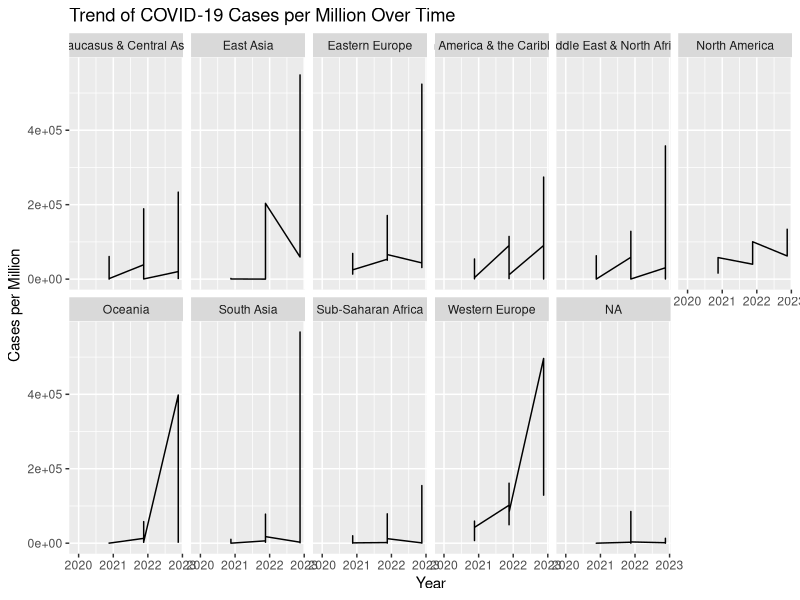
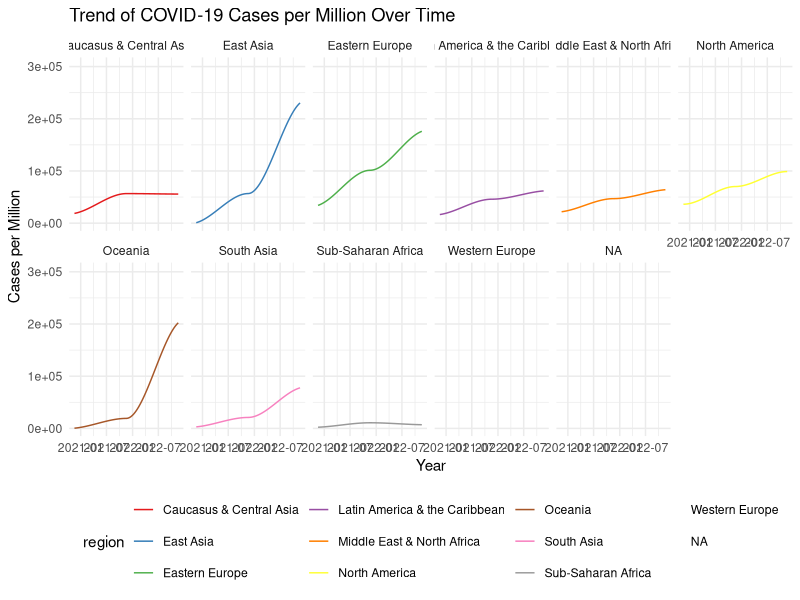
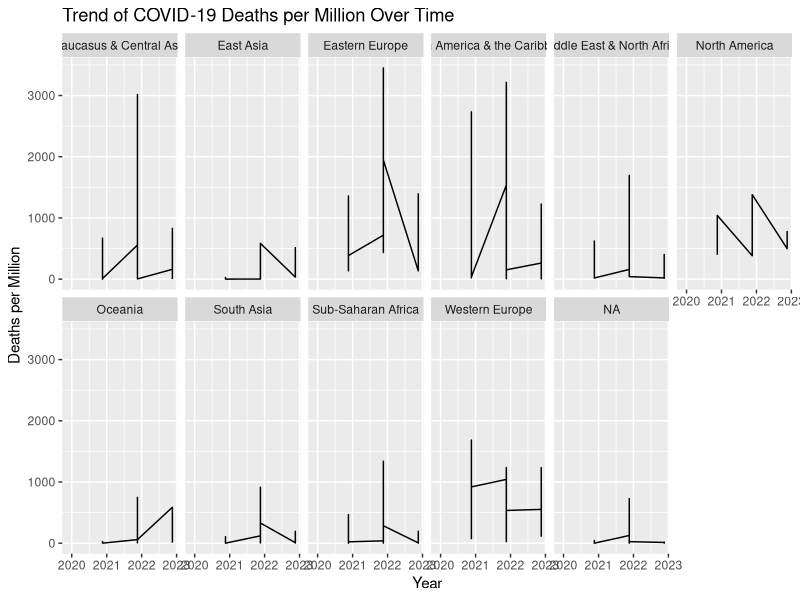
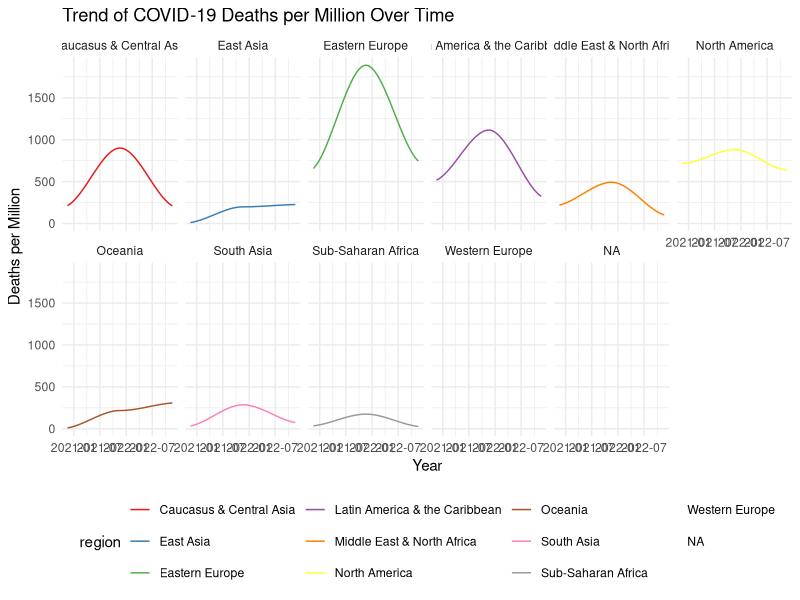
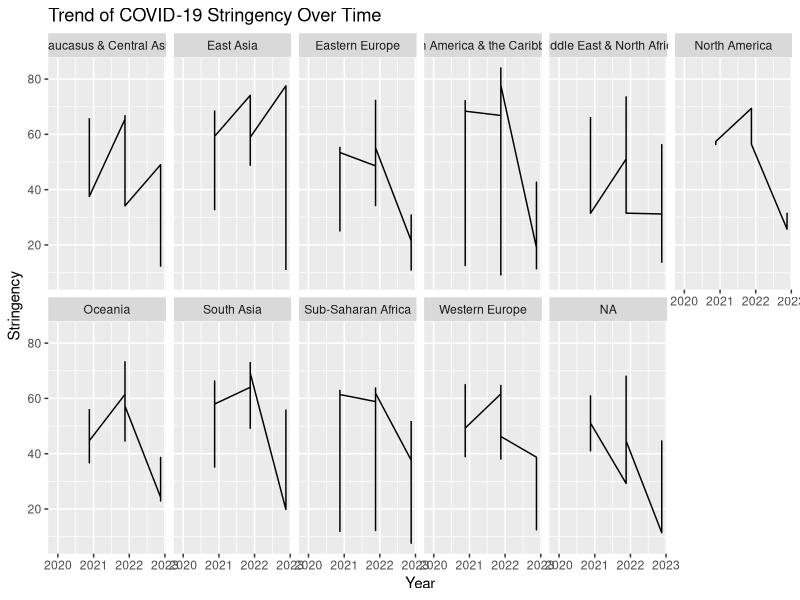
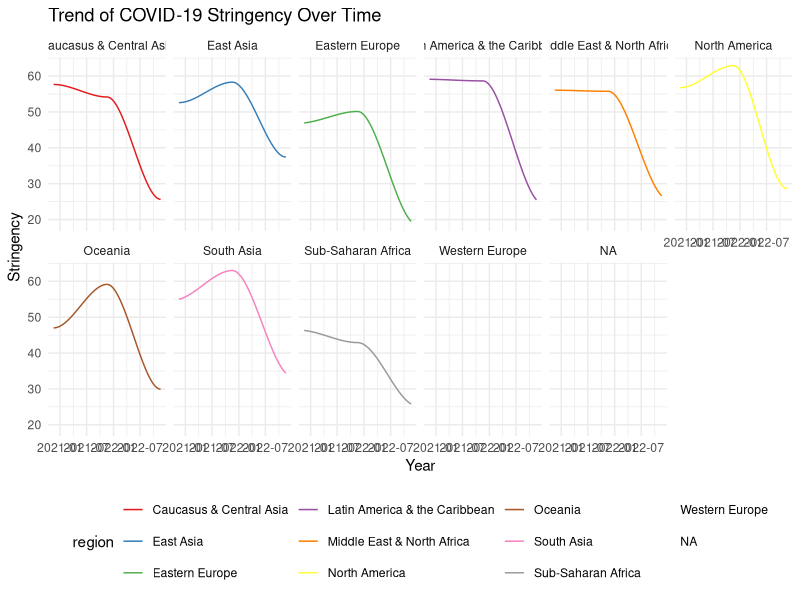
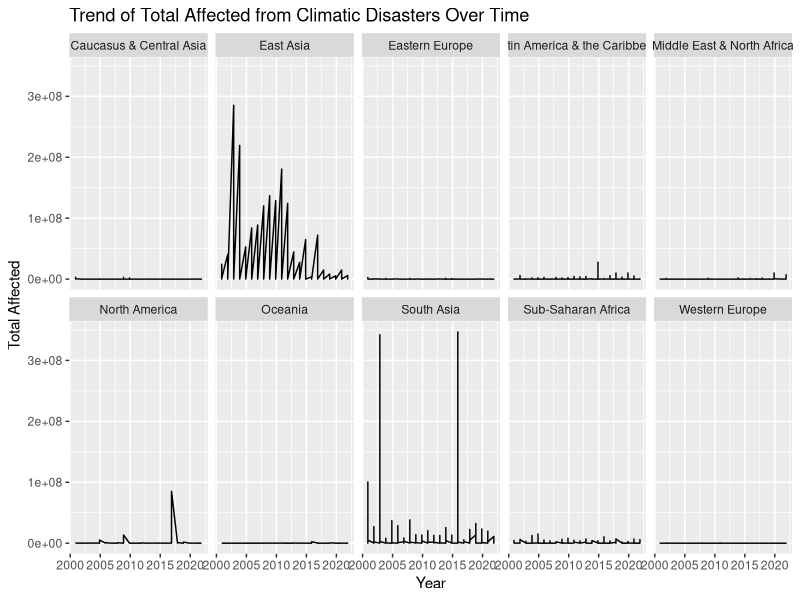
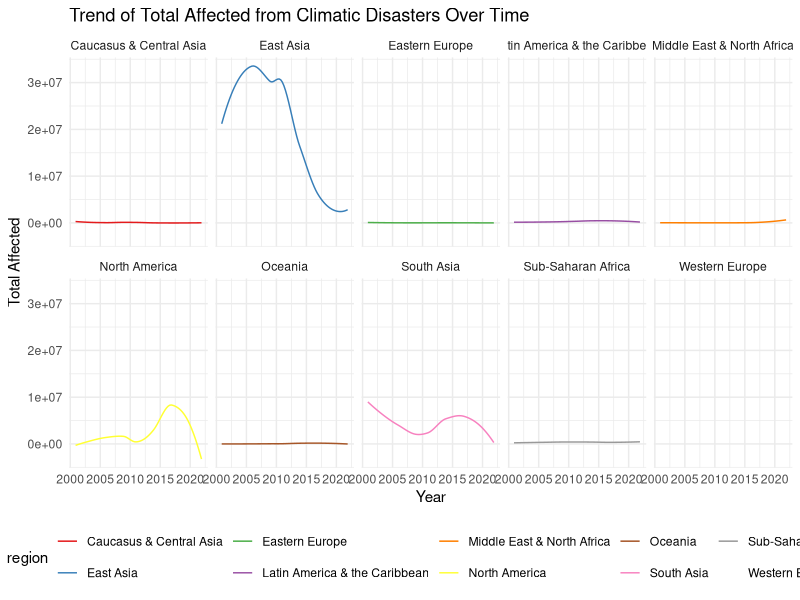

These figures' R source, in order: (Note: this script raises an error after producing the figures.)
###Is the evolution in sustainable development influenced by uncontrollable events, such as economic crisis, health crises and natural disasters? ###

install.packages("corrplot")
install.packages("ggplot2")
install.packages("reshape2")
install.packages("here")
library(corrplot)
library(ggplot2)
library(reshape2)
library(here)


# Importation of the data for this question
Q3.1 <- read.csv(here("scripts", "data", "data_question3_1.csv"))
Q3.2 <- read.csv(here("scripts", "data", "data_question3_2.csv"))
Q3.3 <- read.csv(here("scripts", "data", "data_question3_3.csv"))


#_____________________________________________________________________

#2. Data exploration
#Correlation_matrix <- cor(Q3.1[, c("goal1", "goal2", "goal3", "goal4", "goal5", "goal6", "goal7", "goal8", "goal9", "goa10", "goal11", "goal12", "goal13", "goal15", "goal16", "total_deaths")])


# Convert 'year' column to date format if it's not already in date format
Q3.1$year <- as.Date(as.character(Q3.1$year), format = "%Y")
Q3.2$year <- as.Date(as.character(Q3.2$year), format = "%Y")
Q3.3$year <- as.Date(as.character(Q3.3$year), format = "%Y")

# Replace the missing values by zero
Q3.1[is.na(Q3.1)] <- 0
print(Q3.1)


##COVID***

# Time-series analysis of COVID-19 cases per million by region
# Filter COVID-19 data for dates after 2019
covid_filtered <- Q3.2[Q3.2$year >= as.Date("2019-01-01"), ]

ggplot(data = covid_filtered, aes(x = year, y = cases_per_million)) +
  geom_line() +
  labs(title = "Trend of COVID-19 Cases per Million Over Time", x = "Year", y = "Cases per Million")+
  facet_wrap(~ region, nrow = 2)  

#Nicer------------->
# Filtering the data for the relevant time period
covid_filtered <- Q3.2[Q3.2$year >= as.Date("2018-12-12"), ]

# Creating the ggplot with geom_smooth for each year
ggplot(data = covid_filtered, aes(x = year, y = cases_per_million, group = region, color = region)) +
  geom_smooth(method = "loess",  se = FALSE, span = 0.8, size = 0.5) + 
  labs(title = "Trend of COVID-19 Cases per Million Over Time",
       x = "Year", y = "Cases per Million") +
  facet_wrap(~ region, nrow = 2) +
  theme_minimal() +
  theme(legend.position = "bottom") +
  scale_color_brewer(palette = "Set1")  # Using a different color palette for lines


#___-----____-----____-----
# Time-series analysis of COVID-19 deaths per million by region
ggplot(data = covid_filtered, aes(x = year, y = deaths_per_million)) +
  geom_line() +
  labs(title = "Trend of COVID-19 Deaths per Million Over Time", x = "Year", y = "Deaths per Million")+
  facet_wrap(~ region, nrow = 2)  
#Nicer ----->
# Creating the ggplot with geom_smooth for each year
ggplot(data = covid_filtered, aes(x = year, y = deaths_per_million, group = region, color = region)) +
  geom_smooth(method = "loess",  se = FALSE, span = 0.8, size = 0.5) + 
  labs(title = "Trend of COVID-19 Deaths per Million Over Time", x = "Year", y = "Deaths per Million") +
  facet_wrap(~ region, nrow = 2) +
  theme_minimal() +
  theme(legend.position = "bottom") +
  scale_color_brewer(palette = "Set1")  # Using a different color palette for lines

#____----____----____----____----
# Time-series analysis of COVID-19 stringency by region
ggplot(data = covid_filtered, aes(x = year, y = stringency)) +
  geom_line() +
  labs(title = "Trend of COVID-19 Stringency Over Time", x = "Year", y = "Stringency")+
  facet_wrap(~ region, nrow = 2)  
#Nicer ------>
# Creating the ggplot with geom_smooth for each year
ggplot(data = covid_filtered, aes(x = year, y = stringency, group = region, color = region)) +
  geom_smooth(method = "loess",  se = FALSE, span = 0.7, size = 0.5) + 
  labs(title = "Trend of COVID-19 Stringency Over Time", x = "Year", y = "Stringency") +
  facet_wrap(~ region, nrow = 2) +
  theme_minimal() +
  theme(legend.position = "bottom") +
  scale_color_brewer(palette = "Set1")  # Using a different color palette for lines


###DISASTERS***

# Time-series analysis of climatic disasters with total affected
ggplot(data = Q3.1, aes(x = year, y = total_affected)) +
  geom_line() +
  labs(title = "Trend of Total Affected from Climatic Disasters Over Time", x = "Year", y = "Total Affected")+
  facet_wrap(~ region, nrow = 2)  # Modify nrow as per your preference for rows in facet grid

#Nicer -------->
# Creating the ggplot with geom_smooth for each year
ggplot(data = Q3.1, aes(x = year, y = total_affected, group = region, color = region)) +
  geom_smooth(method = "loess",  se = FALSE, span = 0.7, size = 0.5) + 
  labs(title = "Trend of Total Affected from Climatic Disasters Over Time", x = "Year", y = "Total Affected") +
  facet_wrap(~ region, nrow = 2) +
  theme_minimal() +
  theme(legend.position = "bottom") +
  scale_color_brewer(palette = "Set1")  # Using a different color palette for lines


###CONFLICTS***

# Time-series analysis of Conflicts
# Filter conflict data for the years between 2000 and 2016
conflicts_filtered <- Q3.3[Q3.3$year >= as.Date("2000-01-01") & Q3.3$year <= as.Date("2016-12-31"), ]

ggplot(data = conflicts_filtered, aes(x = year, y = sum_deaths)) +
  geom_line() +
  labs(title = "Trend of Deaths by Conflicts Over Time", x = "Year", y = "Sum Deaths")+
  facet_wrap(~ region, nrow = 2)

#We can see that the regions' the most affected by the conflicts are : Middle east and north Africa, Sub-saharan Africa, South Asia, then less America & the Caribbean and Eastern Europe

ggplot(data = conflicts_filtered, aes(x = year, y = pop_affected)) +
  geom_line() +
  labs(title = "Trend of Population Affected by Conflicts Over Time", x = "Year", y = "pop_affected")+
  facet_wrap(~ region, nrow = 2)  
##We can see that the regions' the most affected by the conflicts are : Middle east and north Africa, Sub-saharan Africa, South Asia, America & the Caribbean, Eastern Europe ans sometimes Caucasus and Central Asia

#Nicer --------> 

# Trend of Deaths by Conflicts Over Time
ggplot(data = conflicts_filtered, aes(x = year, y = sum_deaths, group = region, color = region)) +
  geom_smooth(method = "loess", se = FALSE, span = 0.3, size = 0.5) +  # Using loess smoothing method
  labs(title = "Trend of Deaths by Conflicts Over Time", x = "Year", y = "Sum Deaths") +
  facet_wrap(~ region, nrow = 2) +
  theme_minimal() +
  theme(legend.position = "bottom") +
  scale_color_brewer(palette = "Set1")


# Trend of Population Affected by Conflicts Over Time
ggplot(data = conflicts_filtered, aes(x = year, y = pop_affected, group = region, color = region)) +
  geom_smooth(method = "loess", se = FALSE, span = 0.3, size = 0.5) +  # Using loess smoothing method
  labs(title = "Trend of Population Affected by Conflicts Over Time", x = "Year", y = "pop_affected") +
  facet_wrap(~ region, nrow = 2) +
  theme_minimal() +
  theme(legend.position = "bottom") +
  scale_color_brewer(palette = "Set1")



#___________________________________________________________________________________________
#3. correlation Analysis per country -> irrelevant, I ll try to do it by region

# Extract relevant columns (goals and disaster variables) from Q3.1
disaster_data <- Q3.1[, c("goal1", "goal2", "goal3", "goal4", "goal5", "goal6", "goal7", "goal8", "goal9", "goal10", "goal11", "goal12", "goal13", "goal15", "goal16", "total_deaths", "no_injured", "no_affected", "no_homeless", "total_affected", "total_damages")]

# Compute correlation matrix
correlation_disaster <- cor(disaster_data)

# Visualize correlation matrix (optional)
corrplot::corrplot(correlation_disaster, method = "color")




# Extract relevant columns (goals and COVID-19 variables) from Q3.2
covid_data <- Q3.2[, c("goal1", "goal2", "goal3", "goal4", "goal5", "goal6", "goal7", "goal8", "goal9", "goal10", "goal11", "goal12", "goal13", "goal15", "goal16", "cases_per_million", "deaths_per_million", "stringency")]

# Compute correlation matrix
correlation_covid <- cor(covid_data)

# Visualize correlation matrix (optional)
corrplot::corrplot(correlation_covid, method = "color")




# Extract relevant columns (goals and conflict variables) from Q3.3
conflict_data <- Q3.3[, c("goal1", "goal2", "goal3", "goal4", "goal5", "goal6", "goal7", "goal8", "goal9", "goal10", "goal11", "goal12", "goal13", "goal15", "goal16", "pop_affected", "area_affected", "max_intensity")]

# Compute correlation matrix
correlation_conflict <- cor(conflict_data)

# Visualize correlation matrix (optional)
corrplot::corrplot(correlation_conflict, method = "color")





####### 3. correlation Analysis per Region#####

# Get the names of the regions from the disaster dataset
regions <- unique(Q3.1$region)

# Group data by region and calculate mean for each variable
disaster_data_by_region <- Q3.1 %>%
  group_by(region) %>%
  summarize(across(starts_with("goal"), mean),  # Compute mean for goal variables
            across(total_deaths:total_damages, sum))  # Sum for disaster-related variables

# Compute correlation matrix for each region
correlation_disaster_by_region <- cor(disaster_data_by_region[, -1])

# Visualize correlation matrix for each region (optional)
corrplot::corrplot(correlation_disaster_by_region, method = "color")





grouped_data_by_region <- Q3.1 %>%
  group_by(region)

# Specify the list of disaster-related variables you want to correlate with SDG goals
disaster_variables <- c("total_affected", "total_deaths", "no_injured", "total_damages", "no_homeless")  # Update with your desired variables

# Compute correlations between SDG goals and multiple disaster-related variables for each region
correlations_by_region <- grouped_data_by_region %>%
  summarize(across(starts_with("goal"), ~cor(.x, across(all_of(disaster_variables)))), .groups = "drop")

# View correlations by region
print(correlations_by_region)





# Subset data for South and East Asia from Q3.1 dataset
south_east_asia_data <- Q3.1[Q3.1$region %in% c("South Asia", "East Asia"), ]


# Select relevant columns for correlation analysis
relevant_columns <- c("goal1", "goal2", "goal3", "goal4", "goal5", "goal6", "goal7", "goal8", "goal9", "goal10", "goal11", "goal12", "goal13", "goal15", "goal16", "total_affected", "no_homeless")

# Compute correlation matrix for South and East Asia data
correlation_matrix_disaster_Asia <- cor(south_east_asia_data[, relevant_columns], use = "complete.obs")

# View the correlation matrix
print(correlation_matrix)

# Melt the correlation matrix for ggplot2
cor_melted <- as.data.frame(as.table(correlation_matrix_disaster_Asia))
names(cor_melted) <- c("Variable1", "Variable2", "Correlation")

# Create the heatmap
ggplot(data = cor_melted, aes(Variable1, Variable2, fill = Correlation)) +
  geom_tile() +
  scale_fill_gradient2(low = "blue", high = "red", mid = "white",
                       midpoint = 0, limit = c(-1, 1), space = "Lab",
                       name = "Correlation") +
  theme_minimal() +
  theme(axis.text.x = element_text(angle = 45, vjust = 1, size = 8, hjust = 1),
        axis.text.y = element_text(size = 8)) +
  coord_fixed() +
  labs(x = '', y = '',
       title = 'Correlation between the climate disasters and the SDG goals in South and East Asia')



##3. Correlation Analysis COVID###

# Filter COVID-19 data for the relevant time period
covid_filtered <- Q3.2[Q3.2$year >= as.Date("2019-01-01"), ]

# Select relevant columns for correlation analysis
relevant_columns <- c("goal1", "goal2", "goal3", "goal4", "goal5", "goal6", "goal7", "goal8", "goal9", "goal10", "goal11", "goal12", "goal13", "goal15", "goal16", "stringency", "cases_per_million", "deaths_per_million")
# Subset data with relevant columns for correlation analysis
relevant_data <- covid_filtered[, relevant_columns]

# Compute correlation matrix for Covid Data
correlation_matrix_Covid <- cor(relevant_data, use = "complete.obs")

print(correlation_matrix_Covid)

# Melt the correlation matrix for ggplot2
cor_melted <- as.data.frame(as.table(correlation_matrix_Covid))
names(cor_melted) <- c("Variable1", "Variable2", "Correlation")

# Create the heatmap
ggplot(data = cor_melted, aes(Variable1, Variable2, fill = Correlation)) +
  geom_tile() +
  scale_fill_gradient2(low = "blue", high = "red", mid = "white",
                       midpoint = 0, limit = c(-1, 1), space = "Lab",
                       name = "Correlation") +
  theme_minimal() +
  theme(axis.text.x = element_text(angle = 45, vjust = 1, size = 8, hjust = 1),
        axis.text.y = element_text(size = 8)) +
  coord_fixed() +
  labs(x = '', y = '',
       title = 'Correlation between COVID and the SDG goals')


##3. Correlation Analysis Conflicts###

# Filter data for specific regions
selected_regions <- c("Middle East & North Africa", "Sub-Saharan Africa", "South Asia", "Latin America & the Caribbean", "Eastern Europe")
conflicts_selected <- Q3.3[Q3.3$region %in% selected_regions, ]

# Select relevant columns for the correlation analysis
relevant_columns <- c("goal1", "goal2", "goal3", "goal4", "goal5", "goal6", "goal7", "goal8", "goal9", "goal10", "goal11", "goal12", "goal13", "goal15", "goal16", "sum_deaths")

# Compute correlation matrix for the selected regions
correlation_matrix_Conflicts_Deaths <- cor(conflicts_selected[, relevant_columns], use = "complete.obs")

# View the correlation matrix
print(correlation_matrix_Conflicts_Deaths)

# Melt the correlation matrix for ggplot2
cor_melted <- as.data.frame(as.table(correlation_matrix_Conflicts_Deaths))
names(cor_melted) <- c("Variable1", "Variable2", "Correlation")

# Create the heatmap
ggplot(data = cor_melted, aes(Variable1, Variable2, fill = Correlation)) +
  geom_tile() +
  scale_fill_gradient2(low = "blue", high = "red", mid = "white",
                       midpoint = 0, limit = c(-1, 1), space = "Lab",
                       name = "Correlation") +
  theme_minimal() +
  theme(axis.text.x = element_text(angle = 45, vjust = 1, size = 8, hjust = 1),
        axis.text.y = element_text(size = 8)) +
  coord_fixed() +
  labs(x = '', y = '',
       title = 'Correlation between Conflicts deaths and the SDG goals')




# Filter data for specific regions
selected_regions <- c("Latin America & the Caribbean")
conflicts_selected <- Q3.3[Q3.3$region %in% selected_regions, ]

# Select relevant columns for the correlation analysis
relevant_columns <- c("goal1", "goal2", "goal3", "goal4", "goal5", "goal6", "goal7", "goal8", "goal9", "goal10", "goal11", "goal12", "goal13", "goal15", "goal16", "pop_affected")

# Compute correlation matrix for the selected regions
correlation_matrix_Conflicts_Deaths <- cor(conflicts_selected[, relevant_columns], use = "complete.obs")

# View the correlation matrix
print(correlation_matrix_Conflicts_Deaths)

# Melt the correlation matrix for ggplot2
cor_melted <- as.data.frame(as.table(correlation_matrix_Conflicts_Deaths))
names(cor_melted) <- c("Variable1", "Variable2", "Correlation")

# Create the heatmap
ggplot(data = cor_melted, aes(Variable1, Variable2, fill = Correlation)) +
  geom_tile() +
  scale_fill_gradient2(low = "blue", high = "red", mid = "white",
                       midpoint = 0, limit = c(-1, 1), space = "Lab",
                       name = "Correlation") +
  theme_minimal() +
  theme(axis.text.x = element_text(angle = 45, vjust = 1, size = 8, hjust = 1),
        axis.text.y = element_text(size = 8)) +
  coord_fixed() +
  labs(x = '', y = '',
       title = 'Correlation between Conflicts deaths and the SDG goals')






# Filter data for specific regions (pop_affected)
selected_regions <- c("Middle East & North Africa", "Sub-Saharan Africa", "South Asia", "Latin America & the Caribbean", "Eastern Europe","Caucasus and Central Asia")
conflicts_selected <- Q3.3[Q3.3$region %in% selected_regions, ]

# Select relevant columns for the correlation analysis
relevant_columns <- c("goal1", "goal2", "goal3", "goal4", "goal5", "goal6", "goal7", "goal8", "goal9", "goal10", "goal11", "goal12", "goal13", "goal15", "goal16", "pop_affected")

# Compute correlation matrix for the selected regions
correlation_matrix_Conflicts_Pop_Affected <- cor(conflicts_selected[, relevant_columns], use = "complete.obs")

# View the correlation matrix
print(correlation_matrix_Conflicts_Pop_Affected)

# Melt the correlation matrix for ggplot2
cor_melted <- as.data.frame(as.table(correlation_matrix_Conflicts_Pop_Affected))
names(cor_melted) <- c("Variable1", "Variable2", "Correlation")

# Create the heatmap
ggplot(data = cor_melted, aes(Variable1, Variable2, fill = Correlation)) +
  geom_tile() +
  scale_fill_gradient2(low = "blue", high = "red", mid = "white",
                       midpoint = 0, limit = c(-1, 1), space = "Lab",
                       name = "Correlation") +
  theme_minimal() +
  theme(axis.text.x = element_text(angle = 45, vjust = 1, size = 8, hjust = 1),
        axis.text.y = element_text(size = 8)) +
  coord_fixed() +
  labs(x = '', y = '',
       title = 'Correlation between Conflicts Affected Population and the SDG goals')



###4. Regressions

#Disasters total affected, but which goal? 
# Perform linear regression
Lin_Reg_Disaster <- lm(goal1 ~ total_affected, data = Q3.1)

# Summary of the regression model
summary(Lin_Reg_Disaster)
